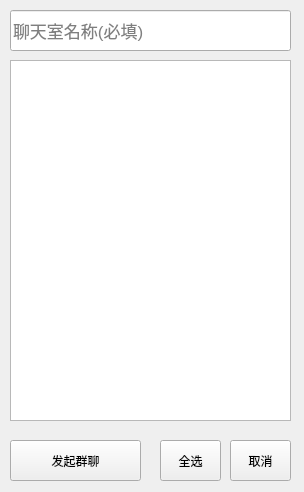
<?xml version="1.0" encoding="UTF-8"?>
<ui version="4.0">
 <class>Form</class>
 <widget class="QWidget" name="Form">
  <property name="geometry">
   <rect>
    <x>0</x>
    <y>0</y>
    <width>304</width>
    <height>492</height>
   </rect>
  </property>
  <property name="windowTitle">
   <string>Form</string>
  </property>
  <widget class="QPushButton" name="startGroupButton">
   <property name="geometry">
    <rect>
     <x>10</x>
     <y>440</y>
     <width>131</width>
     <height>41</height>
    </rect>
   </property>
   <property name="text">
    <string>发起群聊</string>
   </property>
  </widget>
  <widget class="QListWidget" name="listWidget">
   <property name="geometry">
    <rect>
     <x>10</x>
     <y>60</y>
     <width>281</width>
     <height>361</height>
    </rect>
   </property>
  </widget>
  <widget class="QPushButton" name="chooseAllButton">
   <property name="geometry">
    <rect>
     <x>160</x>
     <y>440</y>
     <width>61</width>
     <height>41</height>
    </rect>
   </property>
   <property name="text">
    <string>全选</string>
   </property>
  </widget>
  <widget class="QPushButton" name="cancleChooseAllButton">
   <property name="geometry">
    <rect>
     <x>230</x>
     <y>440</y>
     <width>61</width>
     <height>41</height>
    </rect>
   </property>
   <property name="text">
    <string>取消</string>
   </property>
  </widget>
  <widget class="QLineEdit" name="lineEdit">
   <property name="geometry">
    <rect>
     <x>10</x>
     <y>10</y>
     <width>281</width>
     <height>41</height>
    </rect>
   </property>
   <property name="font">
    <font>
     <pointsize>13</pointsize>
    </font>
   </property>
   <property name="placeholderText">
    <string>聊天室名称(必填)</string>
   </property>
  </widget>
 </widget>
 <resources/>
 <connections/>
</ui>
